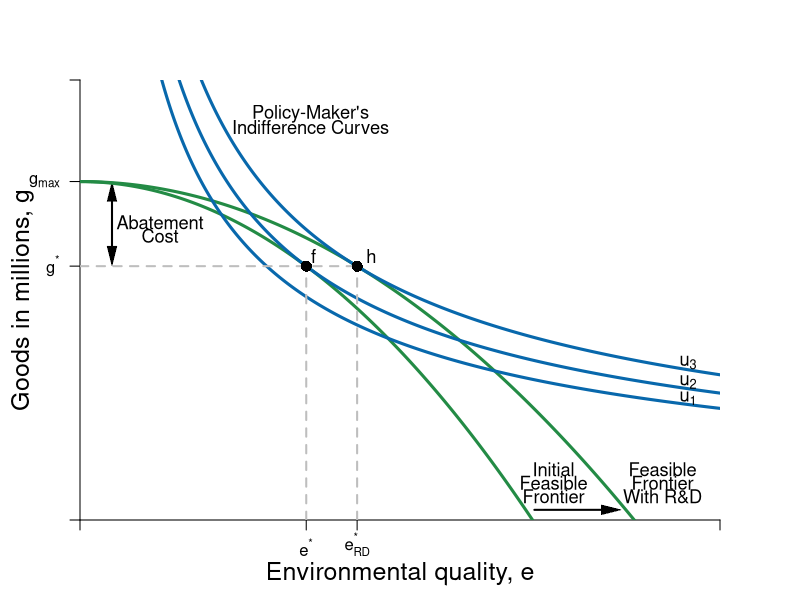

Write the R code that produced this figure.
#Graph Designer: Simon Halliday & Riley Boeth '17
#Authors: Bowles, Foley and Halliday
#Title: Coordination, Conflict and Competition: A Text in Microeconomics

library(shape)
pdf(file = "constrained_optimization/indiff_feasible_environ_rd.pdf", width = 8, height = 8)

#Set parameters for graphics
axislabelsize <- 1.5
labelsize <- 1.1
graphlinewidth <- 3
segmentlinewidth <- 2

COL <- c("#7fc97f", "#beaed4", "#fdc086", "#ffff99", "#386cb0", "#f0027f", "#bf5b17", "#666666")
COLA <- c("#e0f3db", "#99d8c9","#66c2a4","#41ae76", "#238b45", "#005824")
COLB <- c("#4eb3d3", "#2b8cbe", "#0868ac","#084081")

#Edited the margins to cater for the larger LHS labels
par(mar =  c(4, 4, 4, 4))

#Feasibility frontier equation and new feasbility frontier equation with R&D

ppf <- function(x, y) {
  100-((x^2)/2)
}

ppf_rd <- function(x, y) {
  100-((x^2)/3)
}

#change alpha to .4

uFn <- function(x, y, alpha = 0.4){
  (x^alpha)*(y^(1-alpha))
}

#Add limits on axes and levels of utility for each indifference curve

ylims <- c(0, 130)
xlims <- c(0, 20)

npts <- 501 
x <- seq(xlims[1], xlims[2], length.out = npts)
y <- seq(ylims[1], ylims[2], length.out = npts) 

a <- c(27, 29.16, 31.616) #alpha = 0.4

plot(0, 0, xlim = xlims, ylim = ylims, type = "n",
     xlab = expression(paste("")),
     ylab = expression(paste("")), 
     xaxt = "n", 
     yaxt = "n", 
     cex.lab = axislabelsize, 
     bty = "n", 
     xaxs="i", 
     yaxs="i"
)

#x and y limits and ticks 

# ticksx <- seq(from = 0, to = xlims[2], by = 1)
# xlabels <- seq(from = 0, to = xlims[2], by = 1)
# ticksy <- seq(from = 0, to = ylims[2], by = 10)
# ylabels <- seq(from = 0, to = ylims[2], by = 10)

ticksx <- c(xlims[1], 7.07, 8.66, xlims[2])
xlabels <- c(NA, expression(paste(e^"*")), expression(paste(e[RD]^"*")), NA)
ticksy <- c(ylims[1], ppf(x = 7.07), 100, ylims[2])
ylabels <- c(NA, expression(paste(g^"*")), expression(paste(g[max])), NA)

axis(1, at = ticksx, pos = 0, labels = xlabels)
axis(2, at = ticksy, pos = 0, labels = ylabels, las = 1)

npts <- 500 
xx1 <- seq(xlims[1], xlims[2], length.out = npts)
xx2 <- seq(0, xlims[2], length.out = npts)
xx3 <- seq(xlims[1], 0, length.out = npts)
xx4 <- seq(-11, 0, length.out = npts)

Arrows(1, 78, 1, 97, col = "black", lty = 1, lwd = 2, code = 3, arr.type = "triangle", arr.lwd = 0.5)
text(2.5, 88, expression("Abatement"), cex = labelsize)
text(2.5, 84, expression("Cost"), cex = labelsize)

#Draw the feasibility frontiers
lines(xx1, ppf(xx1, y), col = COLA[5], lwd = graphlinewidth)
lines(xx1, ppf_rd(xx1, y), col = COLA[5], lwd = graphlinewidth)

#Label the feasibility frontier frontier
text(14.8, 15, expression("Initial"), cex = labelsize)
text(14.8, 11, expression("Feasible"), cex = labelsize)
text(14.8, 7, expression("Frontier"), cex = labelsize)


#Label the feasibility frontier with R&D frontier
text(18.2, 15, expression("Feasible"), cex = labelsize)
text(18.2, 11, expression("Frontier"), cex = labelsize)
text(18.2, 7, expression("With R&D"), cex = labelsize)
Arrows(14.2, 3, 16.6, 3, col = "black", lty = 1, lwd = 2, arr.type = "triangle", arr.lwd = 0.5)

contour(x, y, 
        outer(x, y, uFn),
        drawlabels = FALSE,
        col = COLB[3],
        lwd = graphlinewidth,
        levels = a, 
        xaxs="i", 
        yaxs="i", 
        add = TRUE)

#Axis labels
mtext(expression(paste("Environmental quality, ", e)), side = 1, line = 2.5, cex = axislabelsize)
text(-1.8, 0.5*ylims[2], expression(paste("Goods in millions, ", g)), xpd = TRUE, cex = axislabelsize, srt = 90) 

#Label the indifference curves generally
text(7.2, 120, expression("Policy-Maker's"), cex = labelsize)
text(7.2, 116, expression("Indifference Curves"), cex = labelsize)

#Label the indifference curves and place labels properly
text(19, 36, expression(u[1]), cex = labelsize)
text(19, 40.8, expression(u[2]), cex = labelsize)
text(19, 46.5, expression(u[3]), cex = labelsize)

#Annotate max u point on feasibility with r&D frontier
text(9.1, ppf_rd(8.66) + 3, expression(paste(h)), cex = labelsize)
segments(8.66, 0, 8.66, ppf_rd(x = 8.66), lty = 2, col = "gray", lwd = segmentlinewidth)
segments(0, ppf_rd(x = 8.66), 8.66, ppf_rd(x = 8.66), lty = 2, col = "gray", lwd = segmentlinewidth)
points(8.66, ppf_rd(x = 8.66), pch = 16, col = "black", cex = 1.5)

#Annotate max u point on feasibility frontier
text(7.3, ppf(7.07) + 3, expression(paste(f)), cex = labelsize)
segments(7.07, 0, 7.07, ppf(x = 7.07), lty = 2, col = "gray", lwd = segmentlinewidth)
#segments(0, ppf(x = 7.07), 7.07, ppf(x = 7.07), lty = 2, col = "gray", lwd = segmentlinewidth)
points(7.07, ppf(x = 7.07), pch = 16, col = "black", cex = 1.5)

#Added arrow for abatement costs and labeled the arrow as such
# arrows(.2, 75, .2, 100, length = 0.1, angle = 30, code = 3, col = par("fg"), lty = par("lty"),   lwd = par("lwd"))
# text(1.71, 88, expression(paste("Abatement")), cex = labelsize)
# text(1.05, 84, expression(paste("Costs")), cex = labelsize)


dev.off()
